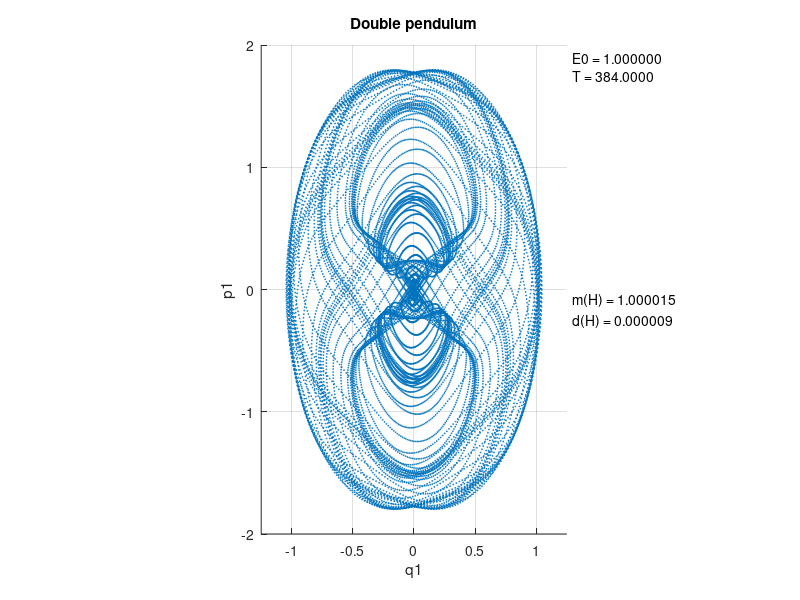

Source code (MATLAB):
# Double pendulum

printf(" --- Initial conditions --- \n");
p01 = 0
p02 = 0
q01 = 0*atan(2 - sqrt(3))
q02 = 6*atan(2 - sqrt(3))

Tmax = 1*384
Nstep = 50

function E = H(p1, p2, q1, q2)
  E = (1/2)*(p1^2 + 2*p2^2 - 2*p1*p2*cos(q1 - q2))/(2 - cos(q1 - q2)^2) + 3 - 2*cos(q1) - cos(q2);
endfunction

function xdot = Hdiff(x, t)
    c12 = cos(x(3) - x(4));
    detM = 2 - c12^2;
    W = (sin(x(3) - x(4)) / detM^2) * ((x(1)^2 + 2*x(2)^2)*c12 - x(1)*x(2)*(4 - detM));
    xdot(1) = -2*sin(x(3)) + W;
    xdot(2) = -sin(x(4)) - W;
    xdot(3) = (x(1) - x(2)*c12) / detM;
    xdot(4) = (2*x(2) - x(1)*c12) / detM;
endfunction

x = lsode("Hdiff", [p01; p02; q01; q02], (t = linspace (0, Tmax, ceil(Tmax * Nstep))'));

#set term postcript;
#set output "sample.ps";
scatter(x(:, 3), x(:, 1), 0.5);

Hv = arrayfun("H", x(: ,1), x(:, 2), x(: ,3), x(: ,4));

axis equal
axis([-1.25, 1.25, -2.0, 2.0])
grid on
title "Double pendulum"
xlabel "q1"
ylabel "p1"

ts1 = sprintf("E0 = %f\nT = %.4f\n", H(p01, p02, q01, q02), Tmax);
ts2 = sprintf("m(H) = %f\nd(H) = %f\n", mean(Hv), sqrt(cov(Hv)));
hP = axis();
text(hP(2) + 0.02*(hP(2) - hP(1)), hP(4) - 0.05*(hP(4) - hP(3)), ts1);
text(hP(2) + 0.02*(hP(2) - hP(1)), 0.5*(hP(4) + hP(3)) - 0.05*(hP(4) - hP(3)), ts2);

printf(" --- Energy integral --- \n");
printf(ts1);
printf(ts2);

